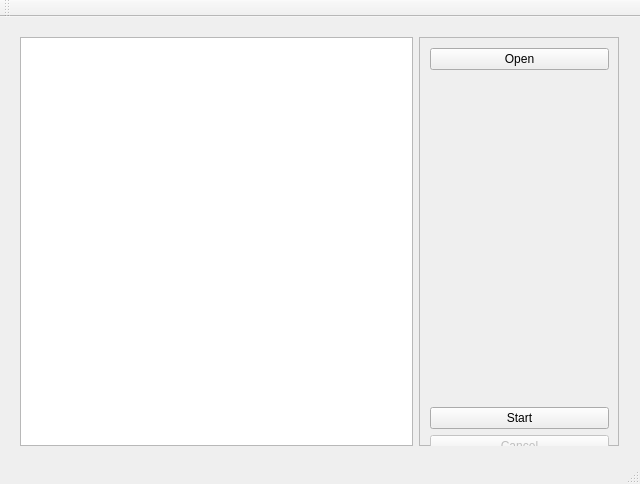
<?xml version="1.0" encoding="UTF-8"?>
<ui version="4.0">
 <class>MainWindow</class>
 <widget class="QMainWindow" name="MainWindow">
  <property name="geometry">
   <rect>
    <x>0</x>
    <y>0</y>
    <width>640</width>
    <height>480</height>
   </rect>
  </property>
  <property name="windowTitle">
   <string>MouseSimulator</string>
  </property>
  <widget class="QWidget" name="centralWidget">
   <property name="sizePolicy">
    <sizepolicy hsizetype="Expanding" vsizetype="Expanding">
     <horstretch>0</horstretch>
     <verstretch>0</verstretch>
    </sizepolicy>
   </property>
   <property name="minimumSize">
    <size>
     <width>640</width>
     <height>445</height>
    </size>
   </property>
   <widget class="QWidget" name="gridLayoutWidget">
    <property name="geometry">
     <rect>
      <x>9</x>
      <y>9</y>
      <width>621</width>
      <height>431</height>
     </rect>
    </property>
    <layout class="QGridLayout" name="gridLayout">
     <property name="sizeConstraint">
      <enum>QLayout::SetDefaultConstraint</enum>
     </property>
     <property name="spacing">
      <number>6</number>
     </property>
     <item row="0" column="1">
      <widget class="QFrame" name="controlFrame">
       <property name="sizePolicy">
        <sizepolicy hsizetype="Preferred" vsizetype="Expanding">
         <horstretch>0</horstretch>
         <verstretch>0</verstretch>
        </sizepolicy>
       </property>
       <property name="minimumSize">
        <size>
         <width>200</width>
         <height>0</height>
        </size>
       </property>
       <property name="maximumSize">
        <size>
         <width>200</width>
         <height>16777215</height>
        </size>
       </property>
       <property name="frameShape">
        <enum>QFrame::StyledPanel</enum>
       </property>
       <property name="frameShadow">
        <enum>QFrame::Raised</enum>
       </property>
       <widget class="QWidget" name="gridLayoutWidget_2">
        <property name="geometry">
         <rect>
          <x>0</x>
          <y>0</y>
          <width>201</width>
          <height>431</height>
         </rect>
        </property>
        <layout class="QGridLayout" name="gridLayout_2">
         <item row="3" column="0">
          <widget class="QPushButton" name="cancelButton">
           <property name="enabled">
            <bool>false</bool>
           </property>
           <property name="text">
            <string>Cancel</string>
           </property>
          </widget>
         </item>
         <item row="0" column="0">
          <widget class="QPushButton" name="fileOpenButton">
           <property name="text">
            <string>Open</string>
           </property>
          </widget>
         </item>
         <item row="2" column="0">
          <widget class="QPushButton" name="startButton">
           <property name="text">
            <string>Start</string>
           </property>
          </widget>
         </item>
         <item row="1" column="0">
          <spacer name="verticalSpacer">
           <property name="orientation">
            <enum>Qt::Vertical</enum>
           </property>
           <property name="sizeHint" stdset="0">
            <size>
             <width>20</width>
             <height>40</height>
            </size>
           </property>
          </spacer>
         </item>
        </layout>
       </widget>
      </widget>
     </item>
     <item row="0" column="0">
      <widget class="QGraphicsView" name="graphicsView"/>
     </item>
    </layout>
   </widget>
  </widget>
  <widget class="QToolBar" name="mainToolBar">
   <attribute name="toolBarArea">
    <enum>TopToolBarArea</enum>
   </attribute>
   <attribute name="toolBarBreak">
    <bool>false</bool>
   </attribute>
  </widget>
  <widget class="QStatusBar" name="statusBar"/>
 </widget>
 <layoutdefault spacing="6" margin="11"/>
 <resources/>
 <connections/>
</ui>
